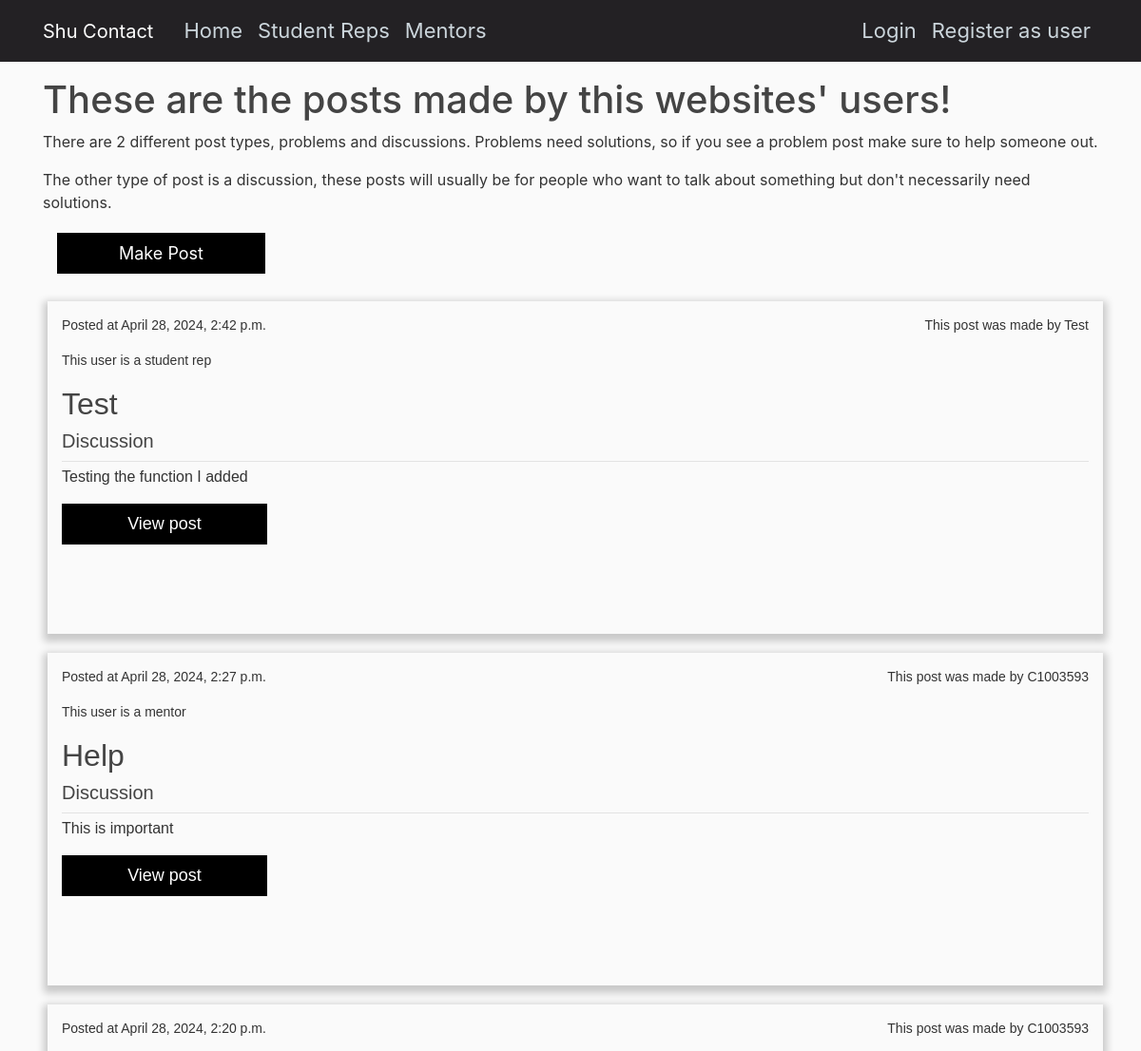
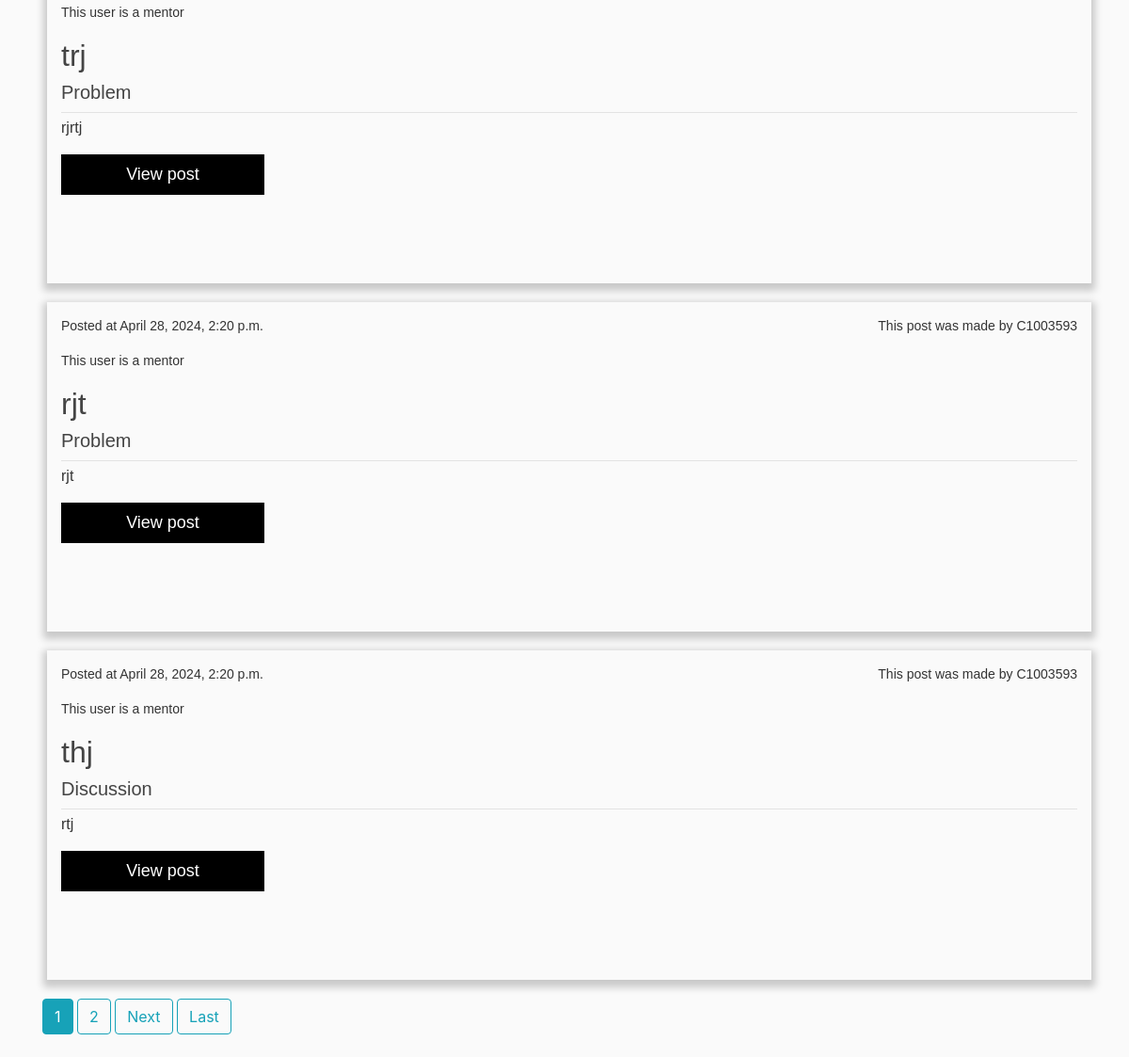
The page /forums/posts on the database as committed earlier (2 pictures, top to bottom).
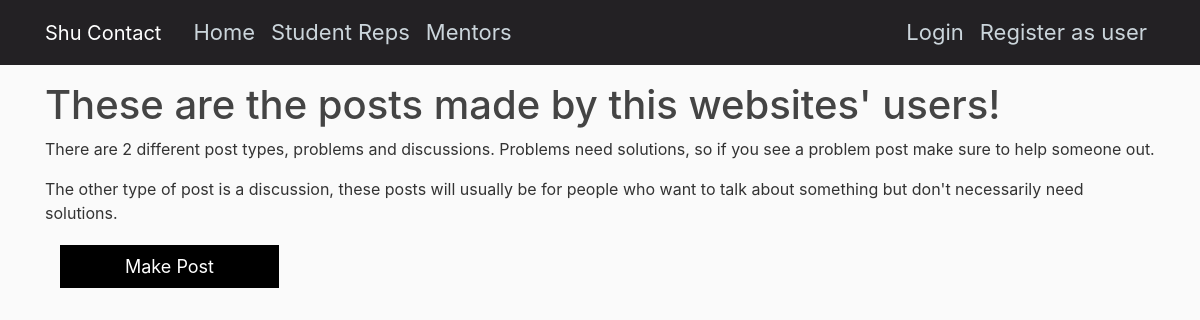
The same page on the database as committed later.
### forum/models.py (models this page shows, shortened)
class Post(models.Model):
    typeofpost = models.CharField(max_length=50 , choices = [('Problem', 'Problem'), ('Discussion', 'Discussion')])
    title = models.CharField(max_length=40)
    user = models.ForeignKey(User, related_name= 'Post', on_delete=models.DO_NOTHING)
    description = models.TextField()
    timesubmitted = models.DateTimeField(default= timezone.now)

### forum/views.py (the view)
# urls.py: path('posts', PostListView.as_view(), name = 'posts'),
class PostListView(ListView):
    model = Post
    template_name = 'forum/forum.html'
    context_object_name = 'posts'
    ordering = ['-timesubmitted']
    paginate_by = 5

### forum/templates/forum/forum.html (shortened to what this page needs)
{% extends "ContactApplication/base.html" %}
{% block content %}
<h1>These are the posts made by this websites' users!</h1>
<p>There are 2 different post types, problems and discussions. Problems need solutions, so if you see a problem post make sure to help someone out.</p>
<p>The other type of post is a discussion, these posts will usually be for people who want to talk about something but don't necessarily need solutions.</p>
<div class="make-post-button" style="margin-left: 15px;">
    <a href="{% url 'forums:post-create' %}">
        <button>Make Post</button>
    </a>
</div>
{% for post in posts %}
    <div class="cardtext">
        <p class="text-content">Posted at {{ post.timesubmitted }}<span class="text-content" style="float: right;">This post was made by {{ post.user }}</span>
        {% if post.user.mentorprofile %}
            <p class="text-content">This user is a mentor</p>
            {% elif post.user.studentrepprofile %}
            <p class="text-content">This user is a student rep</p>
            {% elif post.user.studentprofile %}
            <p class="text-content">This user is a student</p>
        {% endif %}
        </p>
        <h2>{{ post.title }}</h2>
        <h5>{{ post.typeofpost }} </h5>
        <div class="article-metadata"></div>
        <p>{{ post.description }}</p>
        <a href="{% url 'forums:post-detail' post.id %}">
            <button>View post</button>
        </a>
    </div>
{% endfor %}
    <div class="columnend">
        {% if is_paginated %}
        {% for num in page_obj.paginator.page_range %}
        {% if page_obj.number == num %}
        <a class="btn btn-info mb-4" href="?page={{num}}">{{num}}</a>
        {% elif num > page_obj.number|add:'-3' and num < page_obj.number|add:'3' %}
        <a class="btn btn-outline-info mb-4" href="?page={{num}}">{{num}}</a>
        {% endif %}
        {% endfor %}
        {% if page_obj.has_next %}
        <a class="btn btn-outline-info mb-4" href="?page={{page_obj.next_page_number}}">Next</a>
        <a class="btn btn-outline-info mb-4" href="?page={{page_obj.paginator.num_pages}}">Last</a>
        {% endif %}
        {% endif %}
    </div>
{% endblock content %}

### ContactApplication/templates/ContactApplication/base.html (shortened to what this page needs)
{% load static %}
<!DOCTYPE html>
<html>
<head>
    <link rel="stylesheet" href="https://cdn.jsdelivr.net/npm/bootstrap@4.0.0/dist/css/bootstrap.min.css">
    <link rel="stylesheet" type="text/css" href="{% static 'css/styles.css' %}" />
</head>
<body>
    <div class="container">
        <header class="site-header">
            <nav class="navbar navbar-expand-md navbar-dark bg-steel fixed-top">
                <div class="container">
                <a class="navbar-brand mr-4" href="{% url 'ContactApplication:home' %}">Shu Contact</a>
                <div class="collapse navbar-collapse" id="navbarToggle">
                    <div class="navbar-nav mr-auto">
                        <a class="nav-item nav-link" href="{% url 'ContactApplication:home' %}">Home</a>
                        <a class="nav-item nav-link" href="{% url 'ContactApplication:reps' %}">Student Reps</a>
                        <a class="nav-item nav-link" href="{% url 'ContactApplication:mentors' %}">Mentors</a>
                    </div>
                    <div class="navbar-nav">
                        {% if user.is_authenticated and user.studentprofile.StudentNumber %}
                            <a class="nav-item nav-link" href="{% url 'studentprofile' %}">Student Profile</a>
                            <a class="nav-item nav-link" href="{% url 'logout' %}">Logout</a>
                        {% elif user.is_authenticated and user.mentorprofile.MentorRefNumber %}
                            <a class="nav-item nav-link" href="{% url 'mentorprofile' %}">Mentor Profile</a>
                            <a class="nav-item nav-link" href="{% url 'logout' %}">Logout</a>
                        {% elif user.is_authenticated and user.studentrepprofile.StudentNumber %}
                            <a class="nav-item nav-link" href="{% url 'studentrepprofile' %}">Student Rep Profile</a>
                            <a class="nav-item nav-link" href="{% url 'logout' %}">Logout</a>
                        {% elif user.is_authenticated %}
                            <a class="nav-item nav-link" href="{% url 'profileselector' %}">Create profile</a>
                            <a class="nav-item nav-link" href="{% url 'logout' %}">Logout</a>
                        {% else %}
                            <a class="nav-item nav-link" href="{% url 'login' %}">Login</a>
                            <a class="nav-item nav-link" href="{% url 'register' %}">Register as user</a>
                        {% endif %}
                       </div>
                </div>
                </div>
            </nav>
        </header>
        <div class="row">
            <div class="col-md-8">
            </div>
        </div>
        {% block content %}{% endblock %}
    </div>
</body>
</html>

### ContactApplication/static/css/styles.css (style rules this page uses)
html { position: relative; min-height: 100%; }
body { background: #fafafa; color: #333333; margin-top: 5rem; margin-bottom: 50px; }
h1, h2, h3, h4, h5, h6 { color: #444444; }
.bg-steel { background-color: #232124; }
.site-header .navbar-nav .nav-link { color: #cbd5db; }
.row:after { content: ""; display: table; clear: both; }
button { border: none; outline: 0; display: inline-block; padding: 8px; color: white; background-color: #000; text-align: center; cursor: pointer; width: 100%; font-size: 18px; }
a { text-decoration: none; font-size: 22px; color: black; }

### forum/templates/forum/forum.html (style rules this page uses)
button { width: 20%; }
.make-post-button { margin-top: 20px; }

Rows that differ between the two databases and show on the page:
removed Post: timesubmitted "April 28, 2024, 2:42 p.m.", user "Test", shows "This user is a student rep", title "Test", typeofpost "Discussion", description "Testing the function I added"
removed Post: timesubmitted "April 28, 2024, 2:27 p.m.", user "C1003593", shows "This user is a mentor", title "Help", typeofpost "Discussion", description "This is important"
removed Post: timesubmitted "April 28, 2024, 2:20 p.m.", user "C1003593", shows "This user is a mentor", title "trj", typeofpost "Problem", description "rjrtj"
removed Post: timesubmitted "April 28, 2024, 2:20 p.m.", user "C1003593", shows "This user is a mentor", title "rjt", typeofpost "Problem", description "rjt"
removed Post: timesubmitted "April 28, 2024, 2:20 p.m.", user "C1003593", shows "This user is a mentor", title "thj", typeofpost "Discussion", description "rtj"
Other text that changed with them:
list line gone: "1"
list line gone: "2"
text no longer shown: "Next Last"
